Frame 1 (no input): blank canvas, image omitted
Frame 60 (the mouse pressed at the canvas centre just before this capture): blank canvas, image omitted
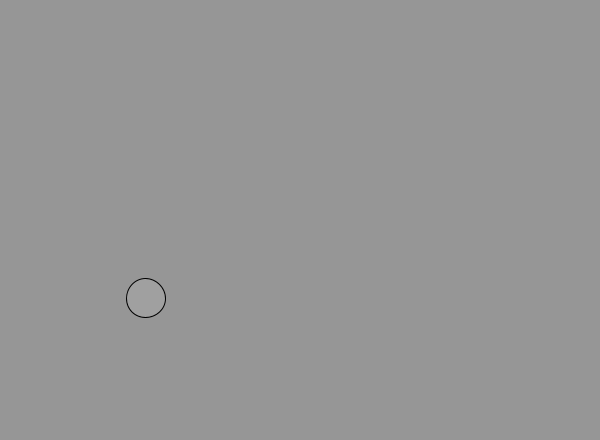
Frame 120 (the mouse held since frame 60 and released just before this capture)

The Processing sketch whose frames 1 and 60 were blank and that drew this single picture after the mouse press (run headless with seeded random() and noise(); from frame 60 on, the mouse is pressed at the canvas centre):

// Processing sketch: arrays_bubble_float
// ── arrays_bubble_float.pde
Bubble[] bubble = new Bubble[100];

int x;
int y;

int total = 0;

void setup() {
  size(600,440);
  for(int i = 0; i < bubble.length; i++){
      bubble[i] = new Bubble(random(60));
  }

}

void draw(){

  background(150);
     for(int i =0; i<total; i ++){
       bubble[i].display();
       bubble[i].ascend();
       bubble[i].top();
   
     }
     

 
}

void mousePressed(){
    total = total + 1;
}

// ── Bubble.pde
class Bubble {
  float x;
  float y;
  float diameter;
  float yspeed;
  
  Bubble(float tempD){
    x =random(width);
    y = height;
    diameter = tempD;
    yspeed = random(0.5,2.5);

  }
  
  void display(){
    stroke(0);
    fill(175,100);
    ellipse(x,y,diameter,diameter);
    
  }
  
  void ascend(){
    y = y - yspeed;
    x = x + random(-2,2);
  }
  
  void top(){
    if(y < diameter/2){
      y = height + 3;
    }
  }
  
 


}
